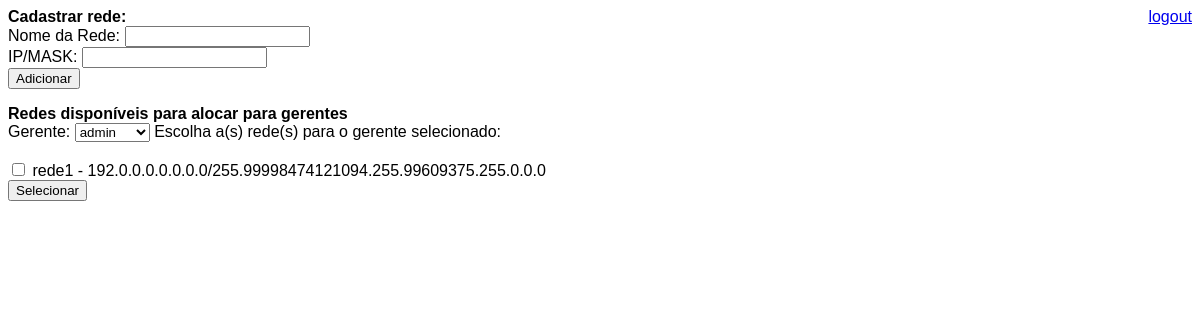
Page /ipalloc/adminmenu/ (signed in) on the earlier database version.
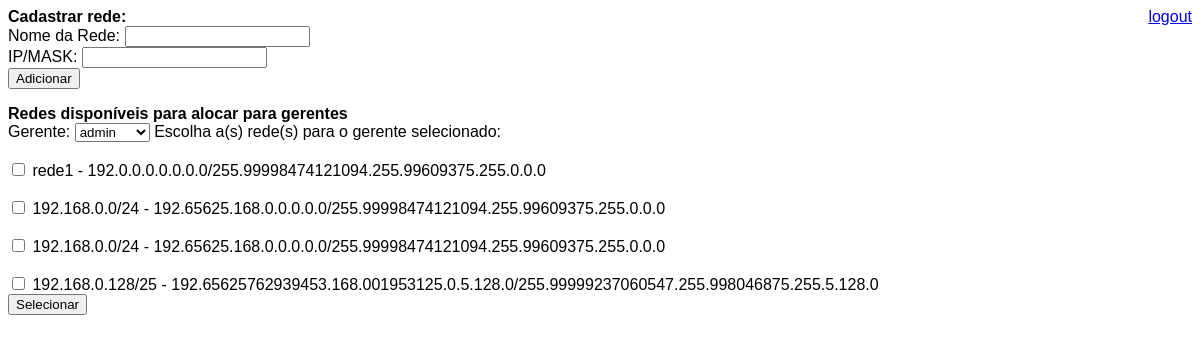
Same page on the later database version.
### ipalloc/models.py (models this page shows, shortened)
class IP(models.Model):
    address = models.IntegerField(default=0)
    mask = models.IntegerField(default=0)
    version = models.IntegerField(default=4)
    def _int_to_dottedIP(self, intip):
        octet = ''
        for exp in [3,2,1,0]:
            octet = octet + str(intip / ( 256 ** exp )) + "."
            intip = intip % ( 256 ** exp )
        return(octet.rstrip('.'))
    def get_address(self):
        return self._int_to_dottedIP(self.address)
    def get_mask(self):
        return self._int_to_dottedIP(self.mask)

class Network(IP):
    name = models.CharField(max_length=256)
    administrator = models.ForeignKey(User, null=True)
    subnets = models.ManyToManyField('self', null=True)
    ips = models.ManyToManyField(IP, related_name="ips")

class IP(models.Model):
    address = models.IntegerField(default=0)
    mask = models.IntegerField(default=0)
    version = models.IntegerField(default=4)
    def _int_to_dottedIP(self, intip):
        octet = ''
        for exp in [3,2,1,0]:
            octet = octet + str(intip / ( 256 ** exp )) + "."
            intip = intip % ( 256 ** exp )
        return(octet.rstrip('.'))
    def get_address(self):
        return self._int_to_dottedIP(self.address)
    def get_mask(self):
        return self._int_to_dottedIP(self.mask)

### ipalloc/views.py (the view)
def adminmenu(request):
    networks = Network.objects.all()
    users = User.objects.all()
    if request.user.is_superuser:
        return render(request, "adminmenu.html", {"networks" : networks, "users" : users})

### ipalloc/templates/adminmenu.html (shortened to what this page needs)
{% extends "base.html" %}
{% block contents %}
    <div>
        <form action="{% url 'addnetwork' %}" method="post">
            <b>Cadastrar rede:</b><br>
            <label for ="netname"> Nome da Rede: </label>
            <input type="text" name="netname" value="{{ netname|escape }}" id="netname"><br>
            <label for="addnet"> IP/MASK: </label>
            <input type="text" name="addnet" value="{{ addnet|escape }}" id="net">
            <div id="addnet_button"><input type="submit" value="Adicionar" /></div>
        </form>
    </div>
    <div>
        <form action="{% url 'select_manager_to_network' %}" method="post">
        <b>Redes disponíveis para alocar para gerentes</b><br>
	Gerente:
	<select name="manager">
        {% for user in users %}
	    <option value="{{ user.username }}">{{ user.username }}</option>
        {% endfor %}
	</select>
	Escolha a(s) rede(s) para o gerente selecionado:<br>
        {% for net in networks %}
            <br>
	    <input type="checkbox" name="net" value="{{ net.name }}">
	    {{ net.name }} - {{ net.get_address }}/{{ net.get_mask }} <br>
        {% endfor %}
            <div id="selectnet_button"><input type="submit" value="Selecionar" /></div>
	</form>
    </div>
{% endblock contents%}

### templates/base.html (shortened to what this page needs)
<html>
<head>
  {% block head %}
    {% load staticfiles %}
    <link rel="stylesheet" href="{% static "base.css" %} ">
  {% endblock %}
</head>
<body>
{% if user.is_authenticated %}
  <div id="logout"><a href="/logout">logout</a></div>
{% endif %}
{% block contents %}
{% endblock %}
</body>
</html>

### static/base.css (style rules this page uses)
body { font-family: arial; background-color: white; color: black; position: relative; }
#logout { position: absolute; top: 0px; right: 0px; }

Differences in the rows shown:
added Network: name "192.168.0.0/24", get_address "192.65625.168.0.0.0.0.0", get_mask "255.99998474121094.255.99609375.255.0.0.0"
added Network: name "192.168.0.0/24", get_address "192.65625.168.0.0.0.0.0", get_mask "255.99998474121094.255.99609375.255.0.0.0"
added Network: name "192.168.0.128/25", get_address "192.65625762939453.168.001953125.0.5.128.0", get_mask "255.99999237060547.255.998046875.255.5.128.0"
